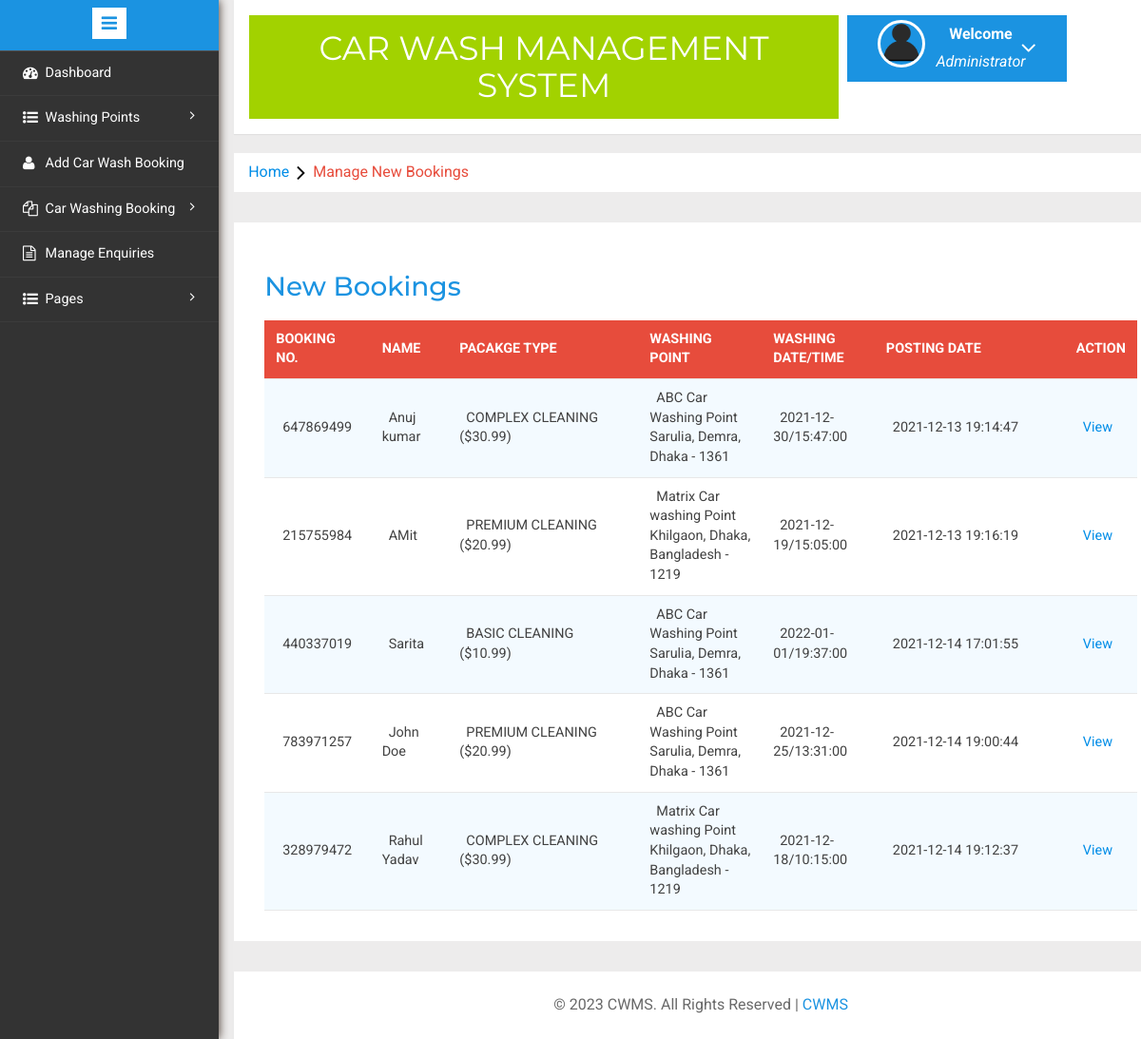
The page /admin/new-booking.php (signed in) on the database its author committed.
### tables this page shows
CREATE TABLE `tblcarwashbooking`(
    `id` INT(11) NOT NULL,
    `bookingId` BIGINT(10) DEFAULT NULL,
    `packageType` VARCHAR(120) DEFAULT NULL,
    `carWashPoint` INT(11) DEFAULT NULL,
    `fullName` VARCHAR(150) DEFAULT NULL,
    `mobileNumber` BIGINT(12) DEFAULT NULL,
    `washDate` DATE DEFAULT NULL,
    `washTime` TIME DEFAULT NULL,
    `message` MEDIUMTEXT DEFAULT NULL,
    `status` VARCHAR(120) DEFAULT NULL,
    `adminRemark` MEDIUMTEXT DEFAULT NULL,
    `paymentMode` VARCHAR(120) DEFAULT NULL,
    `txnNumber` VARCHAR(120) DEFAULT NULL,
    `postingDate` TIMESTAMP NULL DEFAULT CURRENT_TIMESTAMP(), `lastUpdationDate` TIMESTAMP NULL DEFAULT NULL ON UPDATE CURRENT_TIMESTAMP());

CREATE TABLE `tblwashingpoints`(
    `id` INT(11) NOT NULL,
    `washingPointName` VARCHAR(255) DEFAULT NULL,
    `washingPointAddress` VARCHAR(255) DEFAULT NULL,
    `contactNumber` BIGINT(20) DEFAULT NULL,
    `creationDate` TIMESTAMP NOT NULL DEFAULT CURRENT_TIMESTAMP());

### admin/new-booking.php (the view, shortened to what this page needs)
<?php
include('includes/config.php');
if (strlen($_SESSION['alogin']) == 0) {
	header('location:index.php');
} else {
	?>
	<!DOCTYPE HTML>
	<html>
	<head>
		<link href="css/bootstrap.min.css" rel='stylesheet' type='text/css' />
		<link href="css/style.css" rel='stylesheet' type='text/css' />
		<link rel="stylesheet" href="css/morris.css" type="text/css" />
		<link href="css/font-awesome.css" rel="stylesheet">
		<link rel="stylesheet" type="text/css" href="css/table-style.css" />
		<link rel="stylesheet" type="text/css" href="css/basictable.css" />
		<link rel="stylesheet" href="css/icon-font.min.css" type='text/css' />
	</head>
	<body>
		<div class="page-container">
			<div class="left-content">
				<div class="mother-grid-inner">
					<?php include('includes/header.php'); ?>
				</div>
				<ol class="breadcrumb">
					<li class="breadcrumb-item"><a href="dashboard.php">Home</a><i class="fa fa-angle-right"></i>Manage New Bookings
					</li>
				</ol>
				<div class="agile-grids">
					<div class="agile-tables">
						<div class="w3l-table-info">
							<h2>New Bookings</h2>
							<table id="table">
								<thead>
									<tr>
										<th>Booking No.</th>
										<th>Name</th>
										<th width="200">Pacakge Type</th>
										<th>Washing Point </th>
										<th>Washing Date/Time </th>
										<th width="200">Posting date </th>
										<th>Action </th>
									</tr>
								</thead>
								<tbody>
									<?php $sql = "SELECT *,tblcarwashbooking.id as bid from tblcarwashbooking
join tblwashingpoints on tblwashingpoints.id=tblcarwashbooking.carWashPoint
 where status='New'";
									$query = $dbh->prepare($sql);
									$query->execute();
									$results = $query->fetchAll(PDO::FETCH_OBJ);
									if ($query->rowCount() > 0) {
										foreach ($results as $result) { ?>
											<tr>
												<td>
													<?php echo htmlentities($result->bookingId); ?>
												</td>
												<td>
													<?php echo htmlentities($result->fullName); ?>
												</td>
												<td width="50">
													<?php $ptype = $result->packageType;
													if ($ptype == 1):
														echo "BASIC CLEANING ($10.99)";
													endif;
													if ($ptype == 2):
														echo "PREMIUM CLEANING ($20.99)";
													endif;
													if ($ptype == 3):
														echo "COMPLEX CLEANING ($30.99)";
													endif;
													?>
												</td>
												<td>
													<?php echo htmlentities($result->washingPointName); ?><br />
													<?php echo htmlentities($result->washingPointAddress); ?>
												</td>
												<td>
													<?php echo htmlentities($result->washDate . "/" . $result->washTime); ?>
												</td>
												<td>
													<?php echo htmlentities($result->postingDate); ?>
												</td>
												<td><a
														href="booking-details.php?bid=<?php echo htmlentities($result->bid); ?>&&bookingid=<?php echo htmlentities($result->bookingId); ?>">View</a>
												</td>
											<?php } ?>
										</tr>
									<?php } else { ?>
										<tr>
											<td colspan="6" style="color:red;">No Record found</td>
										</tr>
									<?php } ?>
								</tbody>
							</table>
						</div>
					</div>
					<?php include('includes/footer.php'); ?>
				</div>
			</div>
			<?php include('includes/sidebarmenu.php'); ?>
		</div>
	</body>
	</html>
<?php } ?>

### admin/css/table-style.css (style rules this page uses)
table { background: white; border-collapse: collapse; margin: 1.25em 0 0; width: 100%; }
table tr, table th, table td { border: none; border-bottom: 1px solid #e8e8e8; font-size: .95em; }
table th, table td { padding: 10px 12px; text-align: left; }
table th { background: #e74c3c; color: #fff; text-transform: uppercase; }
table tr td { background: #f3faff; color: #424242; }
table tr:nth-of-type(2n+2) td { background: #ffffff; }
table { width: 100%; }

### rows shown on the page
tblcarwashbooking: bookingId "647869499", fullName "Anuj kumar", packageType "COMPLEX CLEANING ($30.99)", carWashPoint.washingPointName "ABC Car Washing Point", carWashPoint.washingPointAddress "Sarulia, Demra, Dhaka - 1361", washDate+washTime "2021-12-30/15:47:00", postingDate "2021-12-13 19:14:47"
tblcarwashbooking: bookingId "215755984", fullName "AMit", packageType "PREMIUM CLEANING ($20.99)", carWashPoint.washingPointName "Matrix Car washing Point", carWashPoint.washingPointAddress "Khilgaon, Dhaka, Bangladesh - 1219", washDate+washTime "2021-12-19/15:05:00", postingDate "2021-12-13 19:16:19"
tblcarwashbooking: bookingId "440337019", fullName "Sarita", packageType "BASIC CLEANING ($10.99)", carWashPoint.washingPointName "ABC Car Washing Point", carWashPoint.washingPointAddress "Sarulia, Demra, Dhaka - 1361", washDate+washTime "2022-01-01/19:37:00", postingDate "2021-12-14 17:01:55"
tblcarwashbooking: bookingId "783971257", fullName "John Doe", packageType "PREMIUM CLEANING ($20.99)", carWashPoint.washingPointName "ABC Car Washing Point", carWashPoint.washingPointAddress "Sarulia, Demra, Dhaka - 1361", washDate+washTime "2021-12-25/13:31:00", postingDate "2021-12-14 19:00:44"
tblcarwashbooking: bookingId "328979472", fullName "Rahul Yadav", packageType "COMPLEX CLEANING ($30.99)", carWashPoint.washingPointName "Matrix Car washing Point", carWashPoint.washingPointAddress "Khilgaon, Dhaka, Bangladesh - 1219", washDate+washTime "2021-12-18/10:15:00", postingDate "2021-12-14 19:12:37"
